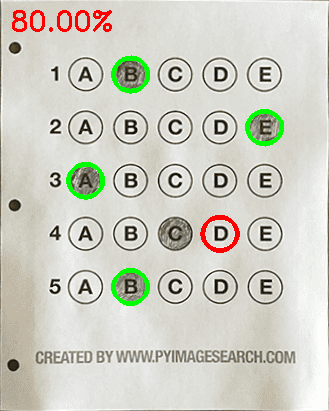
#> input picture Exam.png, 329 x 411 px
$ python test_grader.py --image Exam.png
#> lines starting #> are read from the running program, lines starting #| are printed output that depends on the picture; after the words box and inside, x2 and y2 are one past the last pixel; in counts of white or black regions, pixels touching at a corner belong together
# import the necessary packages
from imutils.perspective import four_point_transform
from imutils import contours
import numpy as np
import argparse
import imutils
import cv2
import json

# construct the argument parse and parse the arguments
ap = argparse.ArgumentParser()
ap.add_argument("-i", "--image", required=True,
	help="path to your image")
args = vars(ap.parse_args())

# define the answer key which maps the question number
# to the correct answer

with open("correct_answers.json", "r") as f:
#> (reads correct_answers.json from the repository)
	ANSWER_KEY = json.load(f)

# load the image, convert it to grayscale, blur it
# slightly, then find edges
image = cv2.imread(args["image"])
#> image is the input picture: shape (411, 329, 3); mean B, G, R 195.2, 206.2, 206.2
gray = cv2.cvtColor(image, cv2.COLOR_BGR2GRAY)
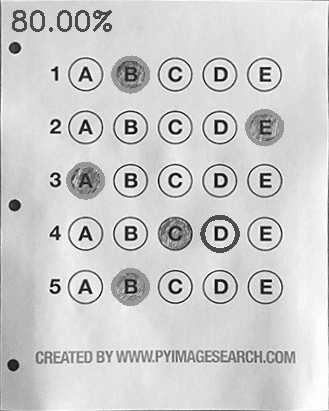
#> gray: shape (411, 329); min 14, max 253, mean 204.9
cv2.imshow("Gray", gray)
blurred = cv2.GaussianBlur(gray, (5, 5), 0)
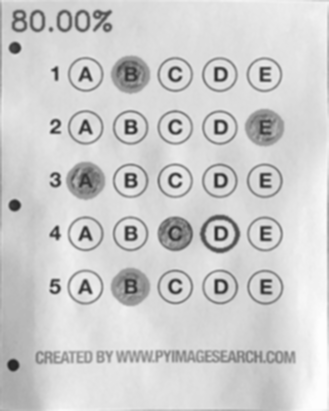
#> blurred: shape (411, 329); min 35, max 253, mean 205.1
cv2.imshow("GaussBlurred", blurred)
edged = cv2.Canny(blurred, 75, 200)
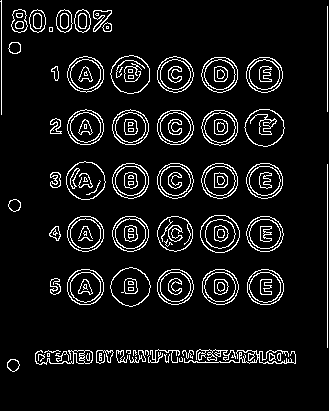
#> edged: shape (411, 329); 7.8% white in thin lines or dots

cv2.imshow("Original", image)
# show the edge map
cv2.imshow("Edged", edged)
cv2.waitKey(0)
cv2.destroyAllWindows()

# find contours in the edge map, then initialize
# the contour that corresponds to the document
cnts = cv2.findContours(edged.copy(), cv2.RETR_EXTERNAL,
	cv2.CHAIN_APPROX_SIMPLE)
#> cnts = 63 contours, 18 with area under 20; largest, box (x1, y1, x2, y2) and area: (110, 267, 151, 307) 1154, (110, 55, 150, 94) 1153, (200, 215, 240, 253) 1151, (66, 161, 106, 200) 1142, (244, 109, 285, 147) 1132
cnts = imutils.grab_contours(cnts)
docCnt = None
# ensure that at least one contour was found
if len(cnts) > 0:
	# sort the contours according to their size in
	# descending order
	cnts = sorted(cnts, key=cv2.contourArea, reverse=True)
	# loop over the sorted contours
	for c in cnts:
		# approximate the contour
		peri = cv2.arcLength(c, True)
		approx = cv2.approxPolyDP(c, 0.02 * peri, True)
		# if our approximated contour has four points,
		# then we can assume we have found the paper
		if len(approx) == 4:
			docCnt = approx
			break
#> this loop made 38 passes
#> (peri, docCnt) on pass 38: (605.1, [[184, 358], [295, 363], [259, 361], [281, 350]])
#> peri on passes 1 to 6: 128.1, 127.1, 126.2, 126.5, 127.1, 119.2

# apply a four point perspective transform to both the
# original image and grayscale image to obtain a top-down
# birds eye view of the paper
paper = four_point_transform(image, docCnt.reshape(4, 2))
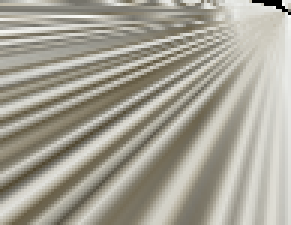
#> paper: shape (75, 97, 3) (shown 3 times larger); mean B, G, R 149.8, 162.1, 165.7
warped = four_point_transform(gray, docCnt.reshape(4, 2))
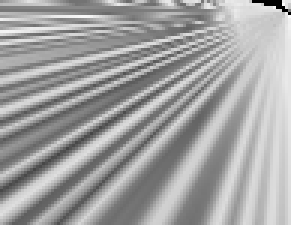
#> warped: shape (75, 97) (shown 3 times larger); min 0, max 253, mean 161.8

# apply Otsu's thresholding method to binarize the warped
# piece of paper
thresh = cv2.threshold(warped, 0, 255,
	cv2.THRESH_BINARY_INV | cv2.THRESH_OTSU)[1]
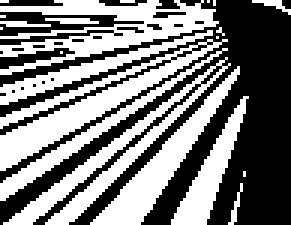
#> thresh: shape (75, 97) (shown 3 times larger); 49.3% white; 21 white regions (10 under 20 px)

# find contours in the thresholded image, then initialize
# the list of contours that correspond to questions
cnts = cv2.findContours(thresh.copy(), cv2.RETR_EXTERNAL,
	cv2.CHAIN_APPROX_SIMPLE)
#> cnts = 21 contours, 14 with area under 20; largest, box (x1, y1, x2, y2) and area: (0, 13, 76, 57) 579, (0, 0, 73, 25) 560, (1, 19, 77, 75) 495, (30, 22, 80, 75) 458, (57, 32, 83, 75) 280, (0, 16, 76, 67) 234, (0, 10, 71, 35) 220
cnts = imutils.grab_contours(cnts)
questionCnts = []
# loop over the contours
for c in cnts:
	# compute the bounding box of the contour, then use the
	# bounding box to derive the aspect ratio
	(x, y, w, h) = cv2.boundingRect(c)
	ar = w / float(h)
	# in order to label the contour as a question, region
	# should be sufficiently wide, sufficiently tall, and
	# have an aspect ratio approximately equal to 1
	if w >= 20 and h >= 20 and ar >= 0.9 and ar <= 1.1:
		questionCnts.append(c)
#> this loop made 21 passes
#> (x, y, w, h, ar) on passes 1, 3, 4, 5, 6, 7, 8, 9, 10, 11, 12, 13: (76, 61, 5, 14, 0.357), (57, 32, 26, 43, 0.605), (30, 22, 50, 53, 0.943), (1, 19, 76, 56, 1.36), (20, 17, 1, 1, 1), (0, 16, 76, 51, 1.49), (0, 13, 76, 44, 1.73), (72, 12, 1, 1, 1), (0, 10, 71, 25, 2.84), (72, 9, 3, 3, 1), (0, 9, 1, 1, 1), (0, 7, 17, 2, 8.5)
#> (c, x, y, w, h, ar) on passes 2, 15, 17, 19, 21: ([[81, 57], [81, 58]], 81, 57, 1, 2, 0.5), ([[0, 5], [1, 5]], 0, 5, 2, 1, 2), ([[71, 0], [71, 1]], 71, 0, 1, 2, 0.5), ([[40, 0], [44, 0]], 40, 0, 5, 1, 5), ([[0, 0], [2, 0]], 0, 0, 3, 1, 3)
#> after the loop, questionCnts = 1 contour; box (x1, y1, x2, y2) and area: (30, 22, 80, 75) 458


# sort the question contours top-to-bottom, then initialize
# the total number of correct answers
questionCnts = contours.sort_contours(questionCnts,
	method="top-to-bottom")[0]
correct = 0
# each question has 5 possible answers, to loop over the
# question in batches of 5
for (q, i) in enumerate(np.arange(0, len(questionCnts), 5)):
	# sort the contours for the current question from
	# left to right, then initialize the index of the
	# bubbled answer
	cnts = contours.sort_contours(questionCnts[i:i + 5])[0]
	bubbled = None

		# loop over the sorted contours
	for (j, c) in enumerate(cnts):
		# construct a mask that reveals only the current
		# "bubble" for the question
		mask = np.zeros(thresh.shape, dtype="uint8")
		cv2.drawContours(mask, [c], -1, 255, -1)
		# apply the mask to the thresholded image, then
		# count the number of non-zero pixels in the
		# bubble area
		mask = cv2.bitwise_and(thresh, thresh, mask=mask)
		total = cv2.countNonZero(mask)
		# if the current total has a larger number of total
		# non-zero pixels, then we are examining the currently
		# bubbled-in answer
		if bubbled is None or total > bubbled[0]:
			bubbled = (total, j)

	# initialize the contour color and the index of the
	# *correct* answer
	color = (0, 0, 255)
	k = ANSWER_KEY[str(q)]
	# check to see if the bubbled answer is correct
	if k == bubbled[1]:
		color = (0, 255, 0)
		correct += 1
	# draw the outline of the correct answer on the test
#> (the run stopped early here; a loop or call above may not have finished)
